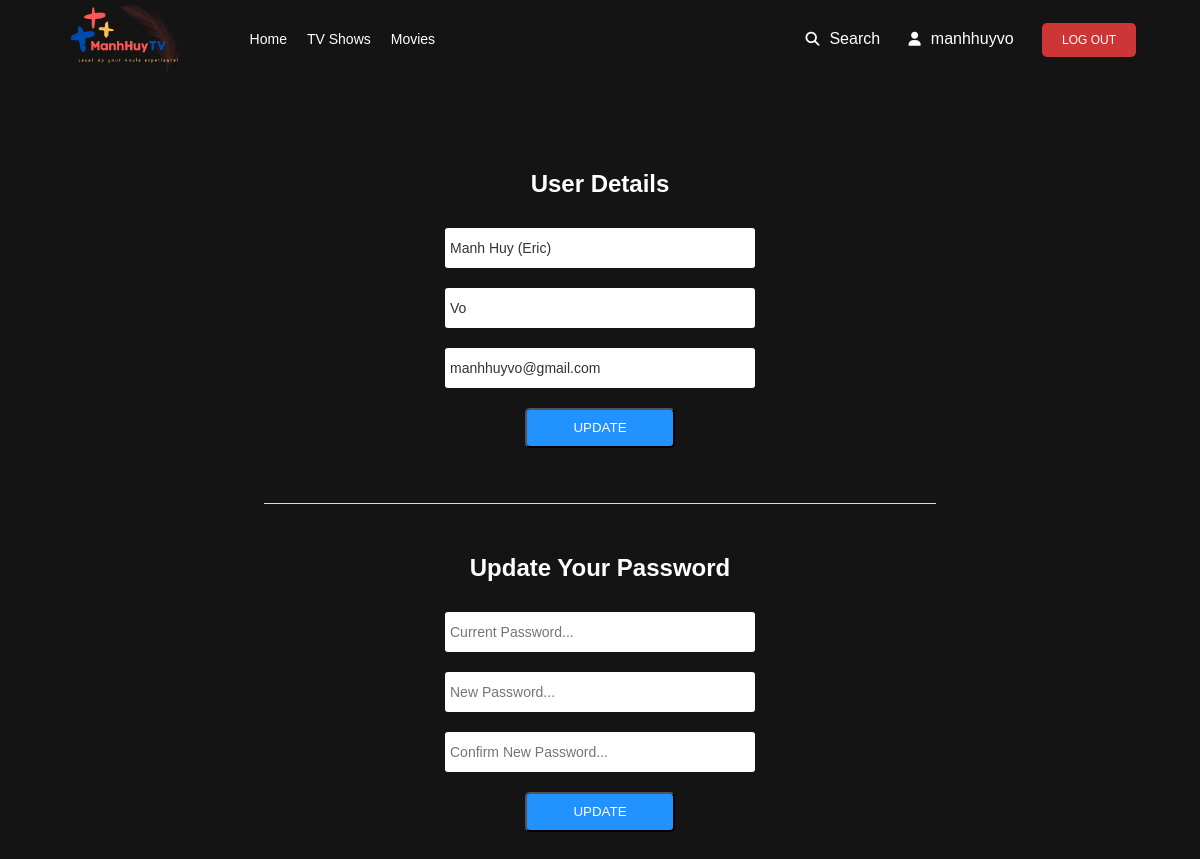
The page /pages/profile.php (signed in) on the database its author committed.
### tables this page shows
CREATE TABLE `users` (
  `id` int(25) NOT NULL,
  `firstName` varchar(50) NOT NULL,
  `lastName` varchar(50) NOT NULL,
  `username` varchar(50) NOT NULL,
  `email` varchar(255) NOT NULL,
  `password` varchar(255) NOT NULL,
  `signUpDate` datetime NOT NULL DEFAULT current_timestamp(),
  `isSubscribed` tinyint(4) NOT NULL DEFAULT 0
);

### includes/classes/User.php (called while the page is built, shortened)
<?php
class User {
    private $conn, $sqlData;
    public function __construct($con, $username)
    {
        $sql="SELECT * FROM users WHERE username = '$username'";
        $query = mysqli_query($con, $sql);
        while($row = mysqli_fetch_assoc($query)){
            $this->sqlData = $row;
        }
    }
    public function getFirstName() {
        return $this->sqlData["firstName"];
    }
    public function getLastName() {
        return $this->sqlData["lastName"];
    }
    public function getEmail() {
        return $this->sqlData["email"];
    }
}
?>

### pages/profile.php (the view, shortened to what this page needs)
<?php
require_once("../includes/header.php");
?>
<div class="setting-container column">
    <div class="form-section">
        <form method="POST" action="../pages/profile.php">
            <h2>User Details</h2>
            <?php
                $user = new User($conn, $userLoggedIn);
                if(isset($_POST["firstName"])){
                    $firstName = $_POST["firstName"];
                } else {
                    $firstName= $user->getFirstName();
                }
                if(isset($_POST["lastName"])){
                    $lastName = $_POST["lastName"];
                } else {
                    $lastName= $user->getLastName();
                }
                if(isset($_POST["email"])){
                    $email = $_POST["email"];
                } else {
                    $email= $user->getEmail();
                }
            ?>
            <input type="text" name="firstName" placeholder="First Name..." value="<?php echo $firstName;?>" required>
            <input type="text" name="lastName" placeholder="Last Name..." value="<?php echo $lastName;?>" required>
            <input type="email" name="email" placeholder="Email Address..." value="<?php echo $email;?>" required>
            <input type="submit" name="saveDetailsBtn" value="UPDATE">
        </form>
    </div>
    <div class="form-section second-form">
        <form method="POST">
            <h2>Update Your Password</h2>
            <input type="password" name="oldPassword" placeholder="Current Password..." required>
            <input type="password" name="newPassword" placeholder="New Password..." required>
            <input type="password" name="newPassword2" placeholder="Confirm New Password..." required>
            <input type="submit" name="savePasswordBtn" value="UPDATE">
        </form>
    </div>
</div>

### assets/styles.css (style rules this page uses)
html, body { height: 100%; margin: 0; padding: 0; }
* { color: #333; font-family: Arial, Helvetica, sans-serif; }
.column { background-color: #fff; min-height: 300px; max-height: 100%; width: 450px; box-shadow: rbga(0,0,0, 0.1) 0 2px 12px; padding: 20px 35px; overflow-y: auto; }
.up-next i, h2 { color: #fff; }
.setting-container { padding-top: 120px; padding-bottom: 120px; background-color: transparent; width: 80%; margin: auto; display: flex; flex-direction: column; }
.setting-container h2 { color: #fff; }
.form-section { width: 70%; margin: auto; padding: 30px 0 45px 0; border-bottom: 1px solid #dedede; }
.form-section form { display: flex; flex-direction: column; align-items: center; justify-content: center; }
.form-section form input[type="text"], .form-section form input[type="email"], .form-section form input[type="password"] { margin: 10px 0; width: 300px; height: 40px; border: none; border-radius: 3px; padding: 0 5px; font-size: 14px; }
.form-section form input[type="submit"] { margin: 10px 0; background-color: #2192FF ; width: 150px; height: 40px; color: white; border-radius: 5px; }
.second-form { border: none; }

### rows shown on the page
users: firstName "Manh Huy (Eric)", lastName "Vo", email "manhhuyvo@gmail.com"

### other values the page prints
$userLoggedIn "manhhuyvo"
